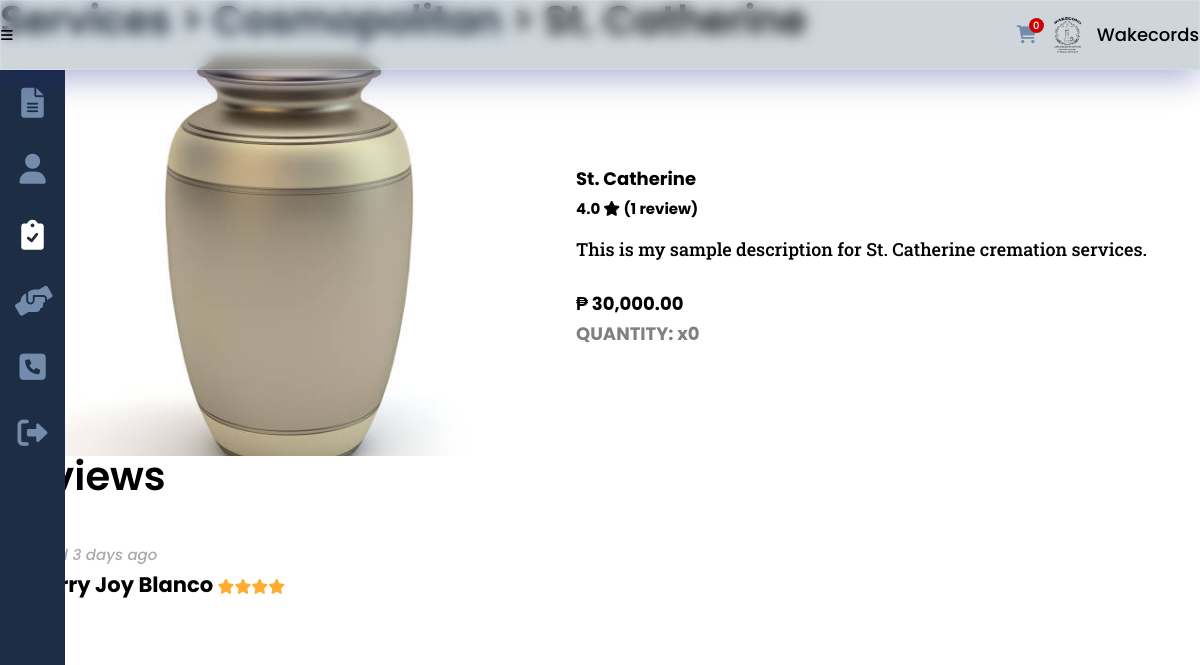
Screenshot of /funeral_tradition_this.php?service_id=46&id=8&rated (signed in) with the database file from the repository.
### tables this page shows
CREATE TABLE `funeral` (
  `service_id` int(8) NOT NULL,
  `funeral_name` varchar(50) NOT NULL,
  `funeral_type` varchar(20) NOT NULL,
  `funeral_size` varchar(100) DEFAULT NULL
);

CREATE TABLE `services` (
  `service_id` int(8) NOT NULL,
  `provider_id` int(8) NOT NULL,
  `service_type` varchar(20) NOT NULL,
  `service_desc` varchar(500) NOT NULL,
  `service_cost` decimal(9,2) DEFAULT NULL,
  `service_qty` int(2) DEFAULT NULL,
  `service_img` varchar(100) NOT NULL,
  `service_status` varchar(10) NOT NULL
);

CREATE TABLE `feedback` (
  `feedback_id` int(8) NOT NULL,
  `seeker_id` int(8) NOT NULL,
  `service_id` int(8) NOT NULL,
  `feedback_star` int(8) NOT NULL,
  `feedback_comments` varchar(250) DEFAULT NULL,
  `feedback_date` date NOT NULL
);

CREATE TABLE `seeker` (
  `seeker_id` int(8) NOT NULL,
  `seeker_fname` varchar(25) NOT NULL,
  `seeker_mi` char(1) DEFAULT NULL,
  `seeker_lname` varchar(25) NOT NULL,
  `seeker_address` varchar(100) DEFAULT NULL,
  `seeker_phone` varchar(11) DEFAULT NULL,
  `seeker_status` varchar(10) DEFAULT NULL,
  `seeker_email` varchar(50) NOT NULL,
  `seeker_pass` varchar(100) NOT NULL
);

### others/db.php (called while the page is built, shortened)
<?php
	class DB
	{
		static $hostname = "localhost";
		static $dbname = "wakecords";
		static $username  = "root";
		static $password = "";
		public static function query($sql, $params=array(), $transactType)
		{
			$rows = array();
			try
			{
				$db = new PDO("mysql:host=". self::$hostname ."; dbname=". self::$dbname,  self::$username,  self::$password);
				$db->setAttribute(PDO::ATTR_ERRMODE, PDO::ERRMODE_EXCEPTION);
				$cmd = $db->prepare($sql);
				$cmd->execute($params);
				if($transactType == "READ")
					$rows = $cmd->fetchAll();
				else
					$rows = $db->lastInsertId();
			}
			catch(PDOException $e)
			{
				echo $e->getMessage();
			}
			return $rows;
		}
	}

### funeral_tradition_this.php (the view, shortened to what this page needs)
<?php
	include("others/functions.php");
	include("others/head.php");
	$provider = read("provider", ["provider_id"], [$_GET['id']]);
	$provider = $provider[0];
?>
<body>
	<div class="container">
		<?php include("others/header.php"); ?>
		<div class="banner">
			<?php
			include("others/sidebar.php"); ?>
			<section class="banner-con">
				<div class="wrapper">
					<div class="banner-div">
						<?php
							$service_type = read("services", ["service_id"], [$_GET['service_id']]);
							$service_type = $service_type[0];
							$service = DB::query("SELECT * FROM services a JOIN {$service_type['service_type']} b ON a.service_id = b.service_id WHERE a.service_id=?", array($_GET['service_id']), "READ");
							$service = $service[0];
							if(isset($_SESSION['provider'])){
								$service_link = "services.php";
								$a_link = "services.php";
							}
							else if(isset($_SESSION['seeker'])){
								if($service_type['service_type'] == "funeral") {
									$service_link = "funeral.php";
									$a_link = "funeral_tradition.php";
								}
							}
							else {
								$service_link = "funeral.php";
								$a_link = "funeral_tradition.php";
							}
							if($service_type['service_type'] != "church"){
								$size_array = array();
								$font_array = array();
							}
							switch($service_type['service_type']){
								case "funeral":
									$size_array = explode(",",$service['funeral_size']);
									echo "
									<h2><a href='{$service_link}'>Services</a> <span>> <a href='{$a_link}?id={$provider['provider_id']}'>{$provider['provider_company']}</a> > {$service['funeral_name']}</span></h2>
									";
									$service_name = $service['funeral_name'];
								break;
							}
						?>
						<div class="banner-cards trad">
							<?php
								echo "
								<img class='card-img' src='images/providers/".$service['service_type']."/".$service['provider_id']."/".$service['service_img']."'>
								<div class='card-div'>
									<div>
										<h3>".$service_name."
											<span>
												".ratings($service['service_id'], true)."
												<i class='fa-solid fa-star'></i>
												(".ratings_count($service['service_id'], true).")
											</span>
										</h3>
										<p>
											".$service['service_desc']."
										</p>
										<div class='card-price trad'>₱ ".number_format($service['service_cost'], 2, '.', ',')."</div>
								";
								$qty_status = "";
								if($service_type['service_qty'] == 0) $qty_status = "Out of Stock";
								if(isset($_SESSION['seeker']) && !isset($_GET['rate']) && !isset($_GET['rated'])){
								echo "
								<form method='post'>
									<div class='selection-con'>";
									if($service_type['service_type'] != "church") {
										if(count($size_array) > 0 && $size_array[0] != NULL) {
											select_array($size_array, "sizes");
									 	}
										if(count($font_array) > 0 && $font_array[0] != NULL) {
											select_array($font_array, "fonts");
										}
										echo "
										<div>
											<label>Quantity: <span style='color:red;'>{$qty_status}</span></label>
											<select name='cboquantity' required>
												<option value=''>BROWSE OPTIONS</option>";
												for($i=1; $i<=$service_type['service_qty']; $i++)
													echo "<option value='".$i."'>".$i."</option>";
										echo "
											</select>
										</div>";
									} else {
								echo "	<div class='gray-note'>
											\"Note: Please provide burial mass time and take note that burial date is the day after your wake no. of days. For example: If you provided 7 days for the wake mass, the 8th day is the burial mass date.\"
										</div>
										<div>
											<label>Wake Mass Start Date: </label>
											<input type='date' name='datestart' required>
										</div>
										<div>
											<label>Wake Mass Time: </label>
											<input list='wake_time' name='waketime' placeholder='Ex. 06:00pm - 07:00pm' required>
											<datalist id='wake_time'>
												<option value='03:00pm - 04:00pm'>
												<option value='04:00pm - 05:00pm'>
												<option value='05:00pm - 06:00pm'>
												<option value='06:00pm - 07:00pm'>
												<option value='07:00pm - 08:00pm'>
											</datalist>
										</div>
										<div>
											<label>Wake Mass No. of Days: </label>
											<input type='number' name='numdays' placeholder='Enter No. of Days' required>
										</div>
										<div>
											<label>Burial Mass Time: </label>
											<input list='burial_time' name='burialtime' placeholder='Ex. 06:00pm - 07:00pm' required>
											<datalist id='burial_time'>
												<option value='03:00pm - 04:00pm'>
												<option value='04:00pm - 05:00pm'>
												<option value='05:00pm - 06:00pm'>
												<option value='06:00pm - 07:00pm'>
												<option value='07:00pm - 08:00pm'>
											</datalist>
										</div>
										";
									}
								echo "
									</div>
										<button type='submit' name='btnadd' class='btn trad' onclick=\"return confirm('Confirm booking?');\">Book</button>
								</form>";
								}
								else {
									if($service_type['service_type'] != "church")
										echo "<h4 style='color:gray'>QUANTITY: x{$service['service_qty']}</h4>";
								}
								echo "
									</div>
								</div>";
							?>
						</div>
						<div class="banner-ratings" id="ratings">
							<h2>Reviews</h2>
							<div class="ratings-con">
							<?php
							$ratings = read("feedback", ["service_id"], [$_GET['service_id']]);
							if(count($ratings)>0){
								foreach($ratings as $result){
									$seeker = read("seeker", ["seeker_id"], [$result['seeker_id']]);
									$seeker = $seeker[0];
									$days = (strtotime(date('Y-m-d')) - strtotime(date($result['feedback_date']))) /60/60/24;
									echo "
									<div class='rate'>
									";
									if($days == 0) {
										echo "
										<span>
											<mark class='mark-style no-cursor'>new ratings</mark>
										</span>
										";
									}
									else {
										echo "
										<span class='gray-italic'>
											rated ".$days." days ago
										</span>
										";
									}
									echo "
										<h3>{$seeker['seeker_fname']} {$seeker['seeker_lname']}
											<span>
												".display_stars($result['feedback_star'])."
											</span>
										</h3>
										<p>{$result['feedback_comments']}</p>
									</div>
									";
								}
							}
							else messaging("notify", "No reviews yet!");
							?>
							</div>
						</div>
					</div>
				</div>
			</section>
		</div>
	</div>
<?php include("others/footer-js.php"); ?>

### others/functions.php (shortened to what this page needs)
<?php
	require_once("others/db.php");
	function display_stars($stars){
		$text = "";
		while($stars > 0){
			$text .= "<i class='fa-solid fa-star stars'></i>";
			$stars--;
		}
		return $text;
	}
	function ratings($id, $service = true){
		$avg_stars = 0;
		if($service)
			$feedback = read("feedback", ["service_id"], [$id]);
		else {
			$feedback = DB::query("SELECT * FROM feedback a JOIN services b ON a.service_id = b.service_id WHERE provider_id = ?", array($id), "READ");
		}
		if(count($feedback) > 0){
			foreach($feedback as $result){
				$avg_stars += $result['feedback_star'];
			}
			$avg_stars /= count($feedback);
		}
		else return $avg_stars;
		return number_format((float)$avg_stars,1,".","");
	}
	function ratings_count($id, $service = true){
		if($service)
			$feedback = read("feedback", ["service_id"], [$id]);
		else {
			$feedback = DB::query("SELECT * FROM feedback a JOIN services b ON a.service_id = b.service_id WHERE provider_id = ?", array($id), "READ");
		}
		return (count($feedback) > 1) ? count($feedback)." reviews" : count($feedback)." review";
	}
	function read($table, $attr=[], $data=[]){
		if(count($attr) == 1){
			return DB::query("SELECT * FROM ".$table." WHERE ".$attr[0]."=?", array($data[0]), "READ");
		}
	}

### css/style.css (style rules this page uses)
:root { --dark-blue:#0d1321; --light-blue:#1d2d44; --pale-blue:#3e5c76; --light-gray:#748cab; --gray: #ccc; --peach:#f0ebd8; --header-height:70px; --red: hsl(0,100%,40%); --green: hsl(133, 75%, 30%); --blue: hsl(180, 75%, 40%); --em-1: 1em; --rem-1: 1rem; --box-shadow: 2px 2px 6px -2px #000; }
* { padding:0;margin:0;box-sizing:border-box;resize:none;outline:none;border:none;text-decoration:none;list-style:none; }
body { font:500 18px/30px Poppins,sans-serif; }
.wrapper { width:100%;margin:0 auto 0 0;padding:0 var(--size-3) var(--size-8) var(--size-11); }
section, main { padding:100px 0;background:#fff; }
h1,h2 { line-height:100%;margin-bottom:40px;position:relative; }
h2 { margin-bottom:var(--rem-1); }
h3 { margin-bottom:10px;position:relative; }
h2 { font-size:40px;font-weight:600; }
h2 a { display:inline-block;position:relative;color:var(--dark-blue); }
h2 a:after { content:"";position:absolute;width:100%;transform:scaleX(0);height:2px;bottom:0;left:0;background-color:var(--light-blue);transform-origin:bottom right;transition:transform 0.25s ease-out; }
p { font-family:Roboto Slab,serif;margin-bottom:25px; }
.stars { font-size:15px;color:#ffac33; }
.gray-italic { font-style:italic;color:#aaa !important;font-size:15px; }
.banner-con { width:100%;padding:0; }
.banner-div { height:100%;padding-top:var(--size-11);position:relative;margin-bottom:var(--em-1); }
.banner-div h2 span { font-size:var(--size-5); }
.banner-cards { display:flex;column-gap:var(--size-5);flex-wrap:wrap; }
.banner-cards.trad { margin-bottom:var(--size-5); }
.banner-cards img { width:100%; }
.banner-cards h3, .banner-cards p { padding-inline:var(--size-3); }
.banner-cards h3 span { display:block;font-size:15px;color:var(--yellow-6); }
.banner-cards.trad h3 { font-size:var(--size-7); }
.banner-cards.trad h3, .banner-cards.trad p { padding-inline:0; }
.banner-cards p { font-size:var(--size-3); }
.banner-cards .card-price { font-size:var(--size-5);font-weight:bold;margin-bottom:30px;width:100%;text-align:center; }
.banner-cards .card-price.trad { text-align:left;margin-bottom:var(--size-5); }
.banner-cards .card-img { width:48%;height:400px;object-fit:cover; }
.banner-cards .card-div { width:48%;display:flex;align-items:center; }
.card-div > div { width:100%; }
.ratings-con .rate { display:inline-block;width:350px;max-width:50%;margin:.5em;padding:1em;min-height:auto;vertical-align:top;box-shadow:var(--shadow-4);border-radius:5px; }

### rows the page displays
funeral: service_id.service_img (picture), funeral_name "St. Catherine", service_id.service_desc "This is my sample description for St. Catherine cremation services.", service_id.service_cost "30,000.00", service_id.service_qty "0"
feedback: feedback_date "3", seeker.seeker_fname "Merry Joy", seeker.seeker_lname "Blanco", feedback_star 4 (drawn)

### other values shown
count(read('cart', ['seeker_id'], [$_SESSION['seeker']])) "0"
ratings($service['service_id'], true) "4.0"
ratings_count($service['service_id'], true) "1 review"
